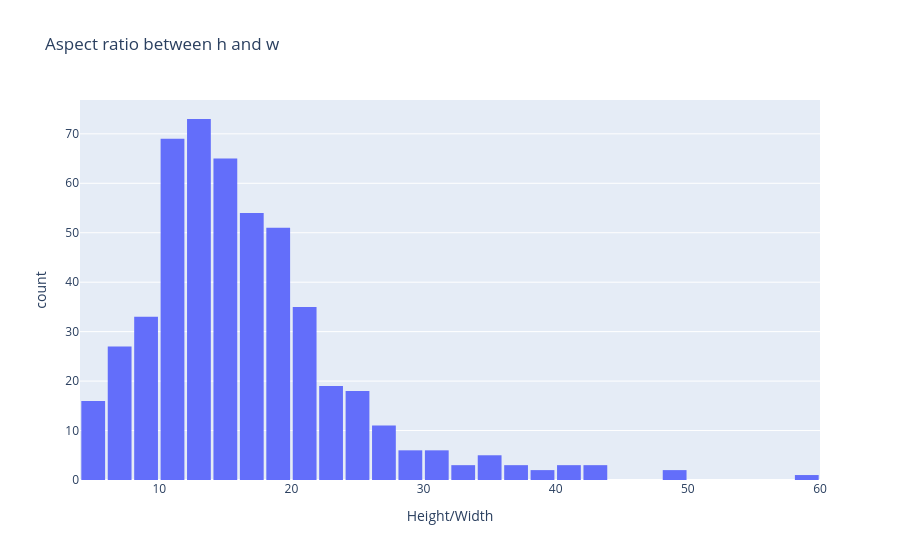

Notebook code for this chart:
### Code cell
aspect_ratio = np.array(all_h) / np.array(all_w)

fig = px.histogram(
    x=aspect_ratio,
    title="Aspect ratio between h and w",
    labels={"x": "Height/Width", "y": "count"},
)

fig.update_layout(bargap=0.1)

fig.show()

### Figure 1 — Plotly figure (JSON) as saved in the notebook; plotly's stock layout.template omitted (floating-point values rounded to 4 significant figures; data arrays with more than 128 entries replaced by an {"elided": "..."} marker saying what was removed)
{"data": [{"bingroup": "x", "hovertemplate": "Height/Width=%{x}<br>count=%{y}<extra></extra>", "legendgroup": "", "marker": {"color": "#636efa", "pattern": {"shape": ""}}, "name": "", "orientation": "v", "showlegend": false, "type": "histogram", "x": {"elided": "505 float values"}, "xaxis": "x", "yaxis": "y"}], "layout": {"bargap": 0.1, "barmode": "relative", "legend": {"tracegroupgap": 0}, "title": {"text": "Aspect ratio between h and w"}, "xaxis": {"anchor": "y", "domain": [0, 1], "title": {"text": "Height/Width"}}, "yaxis": {"anchor": "x", "domain": [0, 1], "title": {"text": "count"}}}}
